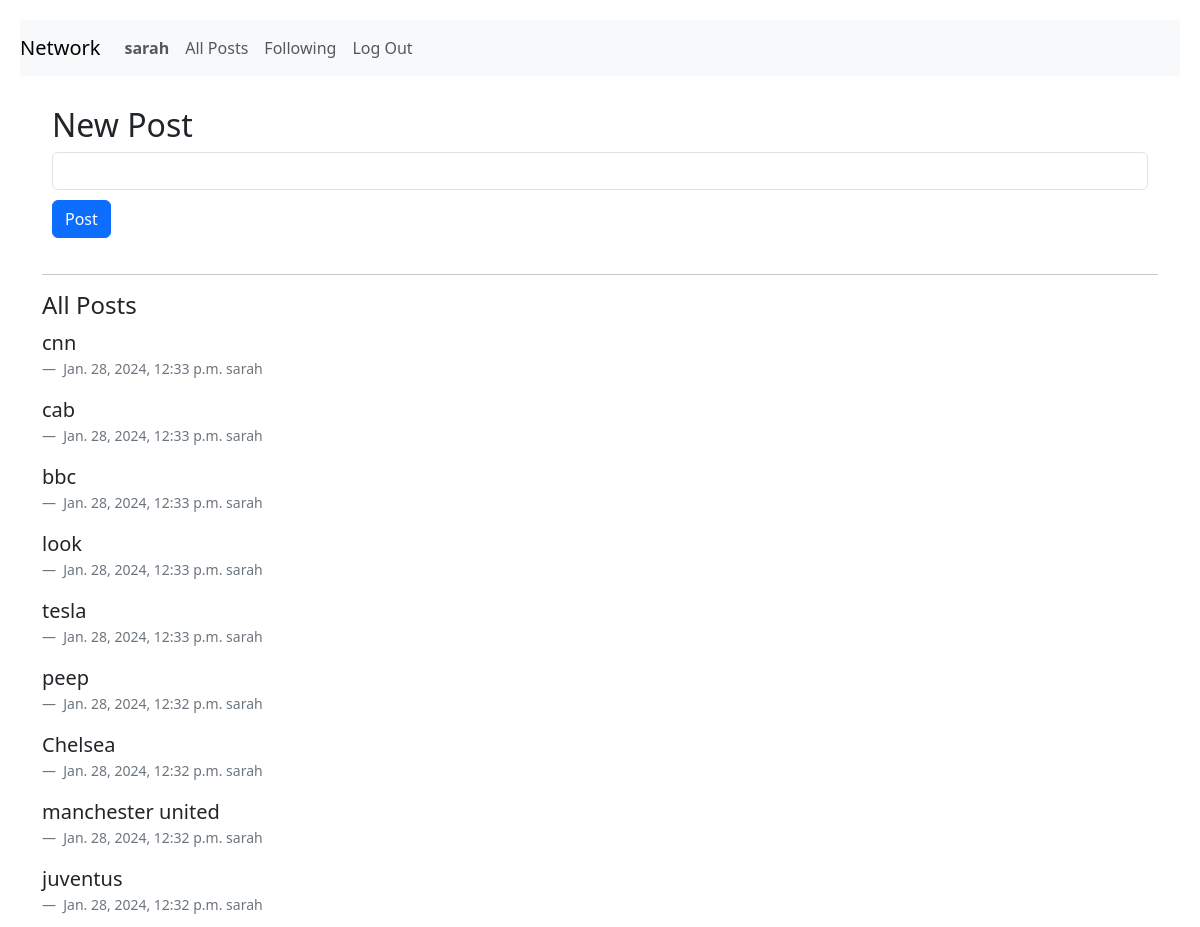
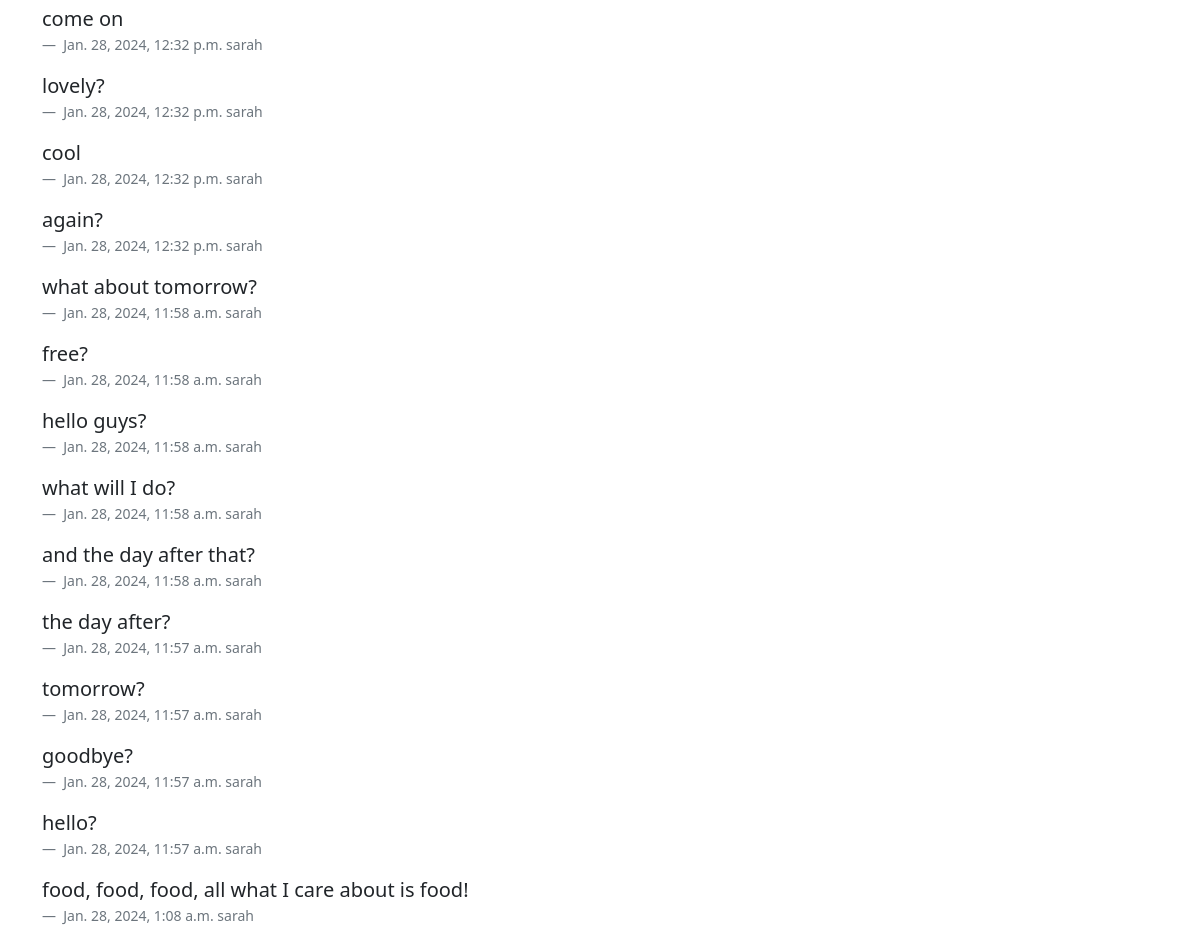
The page / (signed in) on the database as committed earlier (2 pictures, top to bottom).
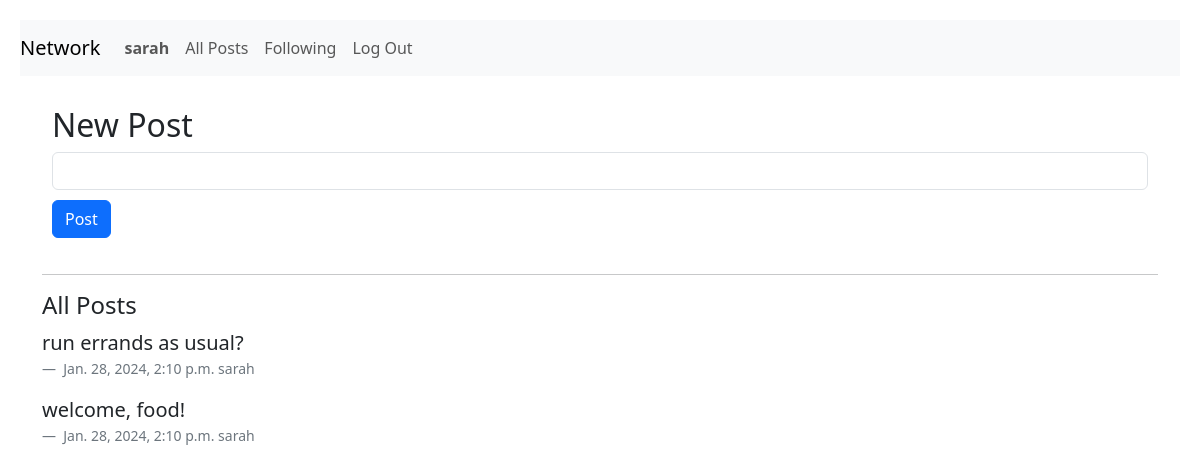
The same page on the database as committed later.
### network/models.py (models this page shows, shortened)
class User(AbstractUser):
    pass

class TimeStampedModel(models.Model):
    created_at = models.DateTimeField(auto_now_add=True)
    updated_at = models.DateTimeField(auto_now=True)
    class Meta:
        abstract = True

class Post(TimeStampedModel):
    created = TimeStampedModel.created_at
    body = models.CharField(max_length=300)
    user = models.ForeignKey(settings.AUTH_USER_MODEL, on_delete=models.CASCADE, null=True)

### network/views.py (the view)
# urls.py: path("", views.index, name="index"),
def index(request):
    posts = Post.objects.order_by("-created_at")
    return render(
        request,
        "network/index.html",
        {"posts": posts, "form": ListingPost()},
    )

### network/forms.py
class ListingPost(StylishForm):
    class Meta:
        model = Post
        fields = ["body"]
        widgets = {
            "owner": forms.HiddenInput(),
        }
        labels = {
            "body": " ",
        }

### network/templates/network/index.html (shortened to what this page needs)
{% extends "network/layout.html" %}
{% block body %}
{% if user.is_authenticated %}
<section id="form-section">
    <h2>New Post</h2>
    <form action="{% url 'post' %}" method="post">
        {% for field in form %}
        <div class="form-text">
            <div>{{ field }}</div>
        </div>
        {% endfor %}
        <input id="post-button" class="btn btn-primary" type="submit" value="Post" name="save">
    </form>
</section>
<hr class="hr weather-hr" />
<section id="posts-section">
    <h4>All Posts</h4>
    <div class="row card-body">
        {% for post in posts.all %}
        {% if post.user|stringformat:"s" == request.user.username %}
        <div class="comment">
            <blockquote class="blockquote">
                {{ post.body | linebreaks }}
            </blockquote>
            <figcaption class="blockquote-footer">
                {{ post.created }}
                {{ post.user }}
            </figcaption>
            {% endif %}
            {% endfor %}
        </div>
    </div>
</section>
{% endif %}
{% endblock %}

### network/templates/network/layout.html (shortened to what this page needs)
{% load static %}
<!DOCTYPE html>
<html lang="en">
<head>
    <link href="https://cdn.jsdelivr.net/npm/bootstrap@5.3.2/dist/css/bootstrap.min.css" rel="stylesheet"
>
    <link href="{% static 'network/styles.css' %}" rel="stylesheet">
</head>
<body>
    <nav class="navbar navbar-expand-lg navbar-light bg-light">
        <a class="navbar-brand" href="{% url 'index' %}">Network</a>
        <div>
            <ul class="navbar-nav mr-auto">
                {% if user.is_authenticated %}
                <li class="nav-item">
                    <a class="nav-link" href="{% url 'profile' %}"><strong>{{ user.username }}</strong></a>
                </li>
                {% endif %}
                <li class="nav-item">
                    <a class="nav-link" href="{% url 'allposts' %}">All Posts</a>
                </li>
                {% if user.is_authenticated %}
                <li class="nav-item">
                    <a class="nav-link" href="#">Following</a>
                </li>
                <li class="nav-item">
                    <a class="nav-link" href="{% url 'logout' %}">Log Out</a>
                </li>
                {% endif %}
            </ul>
        </div>
    </nav>
    <div class="container">
        {% block body %}
        {% endblock %}
    </div>
</body>
</html>

### network/static/network/styles.css (style rules this page uses)
.navbar { margin: 20px; }
#post-button { margin: 10px 0 10px 0; }
#form-section, #post-section { padding: 10px; }

Rows that differ between the two databases and show on the page:
removed Post: body "cnn", created "Jan. 28, 2024, 12:33 p.m.", user "sarah"
removed Post: body "cab", created "Jan. 28, 2024, 12:33 p.m.", user "sarah"
removed Post: body "bbc", created "Jan. 28, 2024, 12:33 p.m.", user "sarah"
removed Post: body "look", created "Jan. 28, 2024, 12:33 p.m.", user "sarah"
removed Post: body "tesla", created "Jan. 28, 2024, 12:33 p.m.", user "sarah"
removed Post: body "peep", created "Jan. 28, 2024, 12:32 p.m.", user "sarah"
removed Post: body "Chelsea", created "Jan. 28, 2024, 12:32 p.m.", user "sarah"
removed Post: body "manchester united", created "Jan. 28, 2024, 12:32 p.m.", user "sarah"
removed Post: body "juventus", created "Jan. 28, 2024, 12:32 p.m.", user "sarah"
removed Post: body "come on", created "Jan. 28, 2024, 12:32 p.m.", user "sarah"
removed Post: body "lovely?", created "Jan. 28, 2024, 12:32 p.m.", user "sarah"
removed Post: body "cool", created "Jan. 28, 2024, 12:32 p.m.", user "sarah"
removed Post: body "again?", created "Jan. 28, 2024, 12:32 p.m.", user "sarah"
removed Post: body "what about tomorrow?", created "Jan. 28, 2024, 11:58 a.m.", user "sarah"
removed Post: body "free?", created "Jan. 28, 2024, 11:58 a.m.", user "sarah"
removed Post: body "hello guys?", created "Jan. 28, 2024, 11:58 a.m.", user "sarah"
removed Post: body "what will I do?", created "Jan. 28, 2024, 11:58 a.m.", user "sarah"
removed Post: body "and the day after that?", created "Jan. 28, 2024, 11:58 a.m.", user "sarah"
removed Post: body "the day after?", created "Jan. 28, 2024, 11:57 a.m.", user "sarah"
removed Post: body "tomorrow?", created "Jan. 28, 2024, 11:57 a.m.", user "sarah"
removed Post: body "goodbye?", created "Jan. 28, 2024, 11:57 a.m.", user "sarah"
removed Post: body "hello?", created "Jan. 28, 2024, 11:57 a.m.", user "sarah"
removed Post: body "food, food, food, all what I care about is food!", created "Jan. 28, 2024, 1:08 a.m.", user "sarah"
added Post: body "run errands as usual?", created "Jan. 28, 2024, 2:10 p.m.", user "sarah"
added Post: body "welcome, food!", created "Jan. 28, 2024, 2:10 p.m.", user "sarah"
